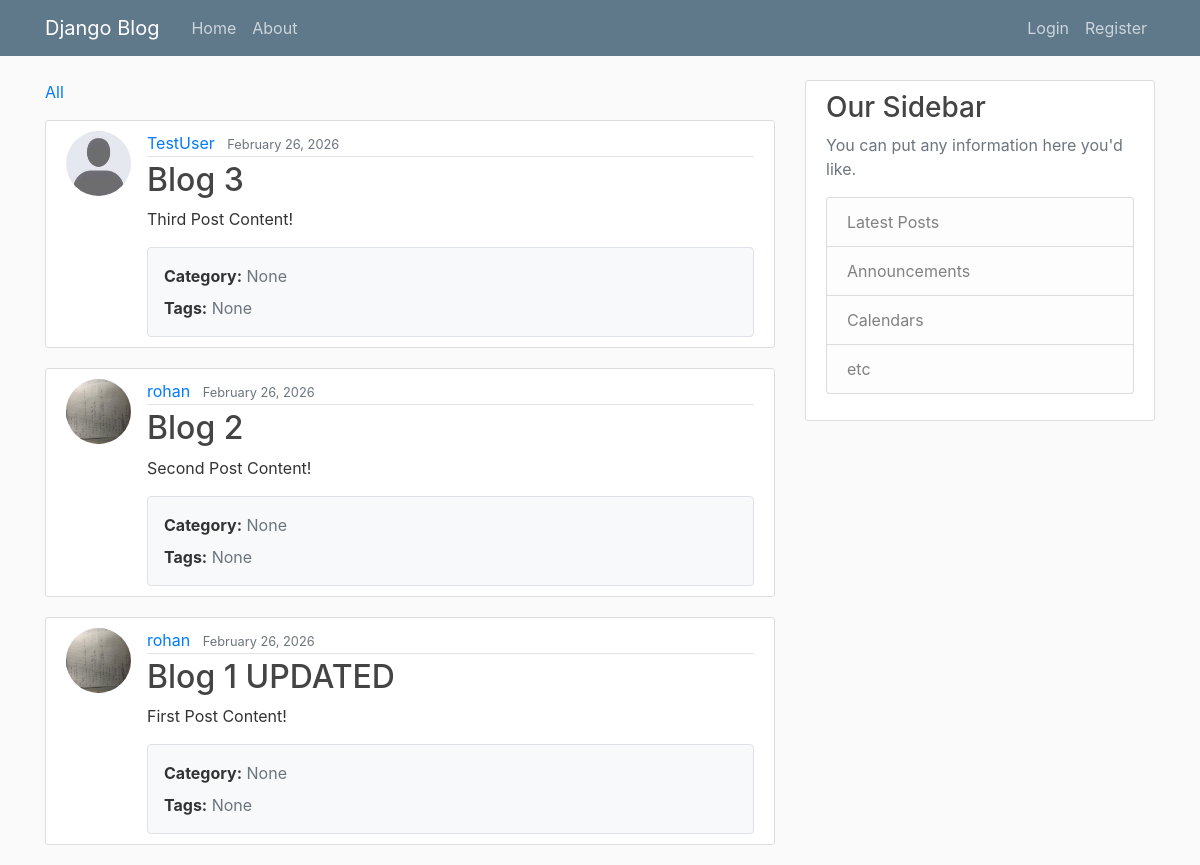
/, run on an earlier commit of the app's database.
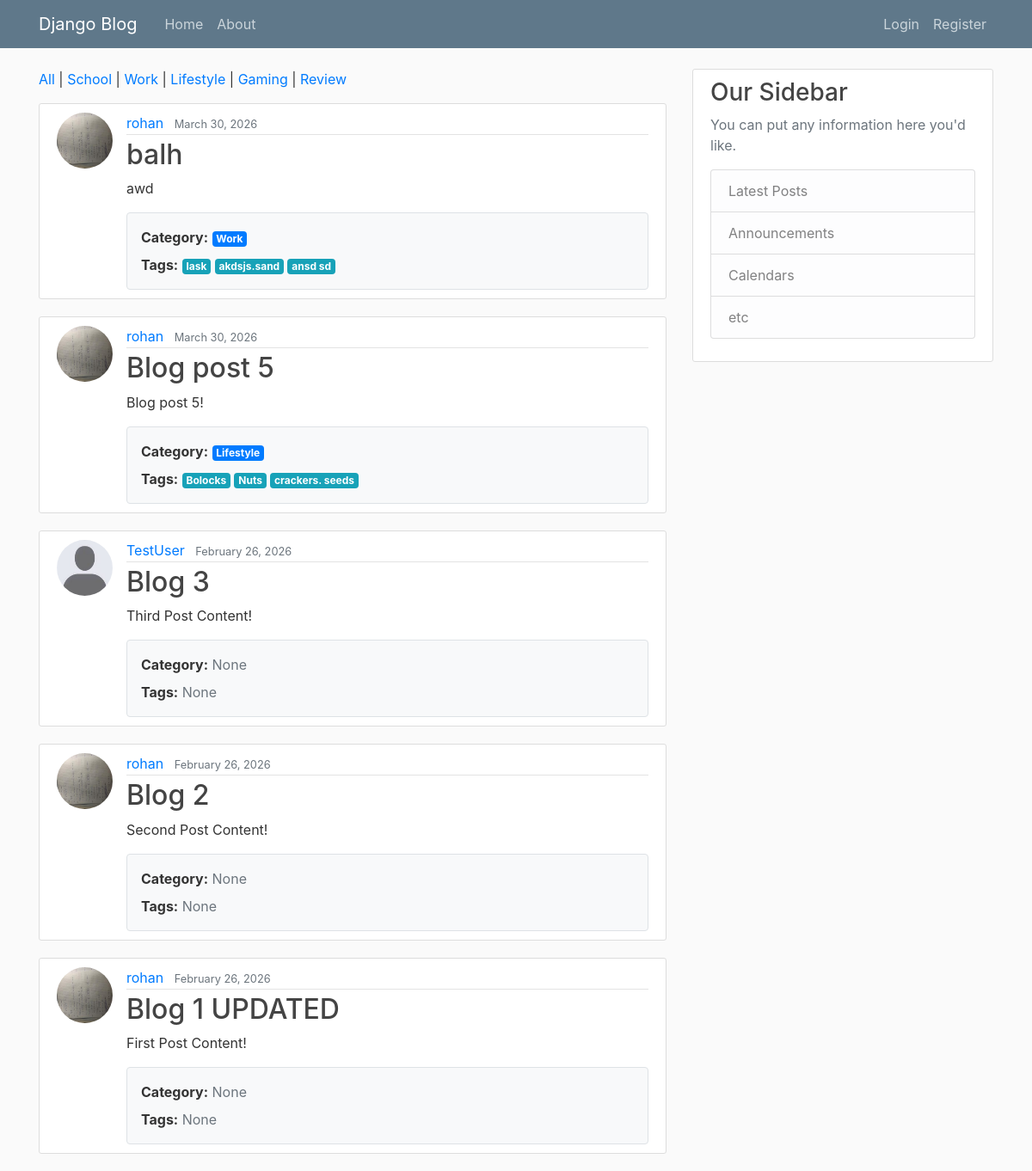
And on a later commit of the database.
### blog/models.py (models this page shows, shortened)
class Post(models.Model):
    title = models.CharField(max_length=100) # title character field attributes
    content = models.TextField() # unrestricted text
    date_posted = models.DateTimeField(default=timezone.now) # sets the date of the post, though is changeable
    author = models.ForeignKey(User, on_delete=models.CASCADE) # One-to-many relationship, one user, many posts. If a user is deleted then all posts are deleted
    category = models.ForeignKey(
        Category,
        on_delete=models.SET_NULL,
        null=True,
        blank=True,
        related_name='posts'
    )
    tags = models.ManyToManyField(
        Tag,
        blank=True,
        related_name='posts'
    )

class Category(models.Model):
    name = models.CharField(max_length=50, unique=True) # Name of the category (e.g. School)
    slug = models.SlugField(unique=True, blank=True) # (slugs ensuring that special characters in categories or tags do not break the website's URL structure) URL-friendly version of the name

class Tag(models.Model):
    name = models.CharField(max_length=30, unique=True) # Tag name entered by user
    slug = models.SlugField(unique=True, blank=True) # Clean URL version

### users/models.py (models this page shows, shortened)
class Profile(models.Model):
    user = models.OneToOneField(User, on_delete=models.CASCADE)
    image = models.ImageField(default='profile_pics/default.jpg',
                              upload_to='profile_pics')

### blog/views.py (the view)
# urls.py: path('', PostListView.as_view(), name='blog-home'),
class PostListView(ListView):
    model = Post
    template_name = 'blog/home.html'  # <app>/<model>_<viewtype>.html
    context_object_name = 'posts'
    ordering = ['-date_posted']
    def get_queryset(self):
        queryset = super().get_queryset()
        category = self.request.GET.get('category')
        tag = self.request.GET.get('tag')
        if category:
            queryset = queryset.filter(category__slug=category)
        if tag:
            queryset = queryset.filter(tags__slug=tag)
        return queryset
    def get_context_data(self, **kwargs):
        context = super().get_context_data(**kwargs)
        context['categories'] = Category.objects.all()
        return context

### blog/templates/blog/home.html
{% extends "base/base.html" %}
{% block content %}
<div class="mb-3">
  <a href="{% url 'blog-home' %}">All</a>
  {% for category in categories %}
    | <a href="?category={{ category.slug }}">{{ category.name }}</a>
  {% endfor %}
</div>
{% for post in posts %}
<article class="media content-section">
    <img class="rounded-circle article-img" src="{{ post.author.profile.image.url }}">
    <div class="media-body">
        <div class="article-metadata">
            <a class="mr-2" href="#">{{ post.author }}</a>
            <small class="text-muted">{{ post.date_posted|date:"F d, Y" }}</small>
        </div>
        <h2>
            <a class="article-title" href="{% url 'post-detail' post.id %}">{{ post.title }}</a>
        </h2>
        <p class="article-content">{{ post.content }}</p>
        <div class="border rounded p-3 mt-2 bg-light">
            <p class="mb-2">
                <strong>Category:</strong>
                {% if post.category %}
                    <span class="badge badge-primary">{{ post.category.name }}</span>
                {% else %}
                    <span class="text-muted">None</span>
                {% endif %}
            </p>
            <p class="mb-0">
                <strong>Tags:</strong>
                {% for tag in post.tags.all %}
                    <span class="badge badge-info">{{ tag.name }}</span>{% if not forloop.last %} {% endif %}
                {% empty %}
                    <span class="text-muted">None</span>
                {% endfor %}
            </p>
        </div>
    </div>
</article>
{% endfor %}
{% endblock content %}

### blog/templates/base/base.html (shortened to what this page needs)
{% load static %}
<!DOCTYPE html>
<html>
<head>
    <link rel="stylesheet" href="https://maxcdn.bootstrapcdn.com/bootstrap/4.0.0/css/bootstrap.min.css">
    <link rel="stylesheet" type="text/css" href="{% static 'blog/main.css' %}">
</head>
<body>
    <header class="site-header">
      <nav class="navbar navbar-expand-md navbar-dark bg-steel fixed-top">
        <div class="container">
          <a class="navbar-brand mr-4" href="{% url 'blog-home' %}">Django Blog</a>
          <div class="collapse navbar-collapse" id="navbarToggle">
            <div class="navbar-nav mr-auto">
              <a class="nav-item nav-link" href="{% url 'blog-home' %}">Home</a>
              <a class="nav-item nav-link" href="{% url 'blog-about' %}">About</a>
            </div>
<div class="navbar-nav">
  {% if user.is_authenticated %}
    <a class="nav-item nav-link" href="{% url 'post-create' %}">New Post</a>
    <a class="nav-item nav-link" href="{% url 'profile' %}">Profile</a>
<form method="post" action="{% url 'logout' %}">
    {% csrf_token %}
    <button type="submit">Logout</button>
</form>
  {% else %}
    <a class="nav-item nav-link" href="{% url 'login' %}">Login</a>
    <a class="nav-item nav-link" href="{% url 'register' %}">Register</a>
  {% endif %}
</div>
          </div>
        </div>
      </nav>
    </header>
    <main role="main" class="container">
      <div class="row">
        <div class="col-md-8">
          {% block content %}{% endblock %}
        </div>
        <div class="col-md-4">
          <div class="content-section">
            <h3>Our Sidebar</h3>
            <p class='text-muted'>You can put any information here you'd like.
              <ul class="list-group">
                <li class="list-group-item list-group-item-light">Latest Posts</li>
                <li class="list-group-item list-group-item-light">Announcements</li>
                <li class="list-group-item list-group-item-light">Calendars</li>
                <li class="list-group-item list-group-item-light">etc</li>
              </ul>
            </p>
          </div>
        </div>
      </div>
    </main>
</body>
</html>

### blog/static/blog/main.css (style rules this page uses)
body { background: #fafafa; color: #333333; margin-top: 5rem; }
h1, h2, h3, h4, h5, h6 { color: #444444; }
ul { margin: 0; }
.bg-steel { background-color: #5f788a; }
.site-header .navbar-nav .nav-link { color: #cbd5db; }
.content-section { background: #ffffff; padding: 10px 20px; border: 1px solid #dddddd; border-radius: 3px; margin-bottom: 20px; }
.article-title { color: #444444; }
.article-content { white-space: pre-line; }
.article-img { height: 65px; width: 65px; margin-right: 16px; }
.article-metadata { padding-bottom: 1px; margin-bottom: 4px; border-bottom: 1px solid #e3e3e3 }

What changed in the data, as far as the page shows it:
added Category: name "School"
added Category: name "Work"
added Category: name "Lifestyle"
added Category: name "Gaming"
added Category: name "Review"
added Post: author.profile.image (picture), author "rohan", date_posted "March 30, 2026", title "balh", content "awd", category.name "Work"
added Tag: name "lask", shown under "rohan"
added Tag: name "akdsjs.sand", shown under "rohan"
added Tag: name "ansd sd", shown under "rohan"
added Post: author.profile.image (picture), author "rohan", date_posted "March 30, 2026", title "Blog post 5", content "Blog post 5!", category.name "Lifestyle"
added Tag: name "Bolocks", shown under "rohan"
added Tag: name "Nuts", shown under "rohan"
added Tag: name "crackers. seeds", shown under "rohan"
